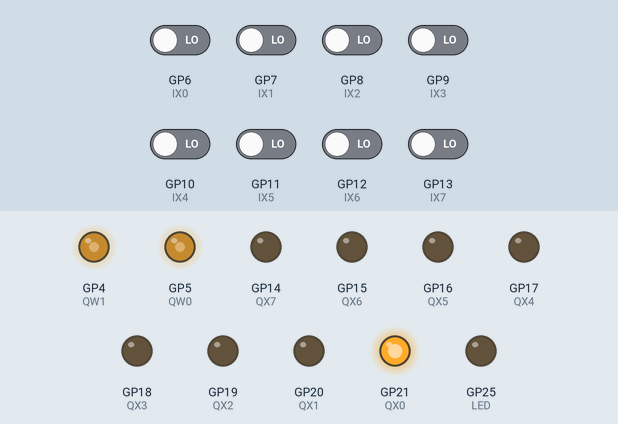
This program was run on a simulated Raspberry Pi Pico running CircuitPython. Parts: output pins drawn as LEDs (lit = HIGH). The inputs (shaded band) are chosen by the test bench; at power-on: GP6 (IX0), GP7 (IX1), GP8 (IX2), GP9 (IX3), GP10 (IX4), GP11 (IX5), GP12 (IX6), GP13 (IX7) LOW. What the program prints to the serial console is not drawn.

Above: at 0.06 s.
At 0.66 s:
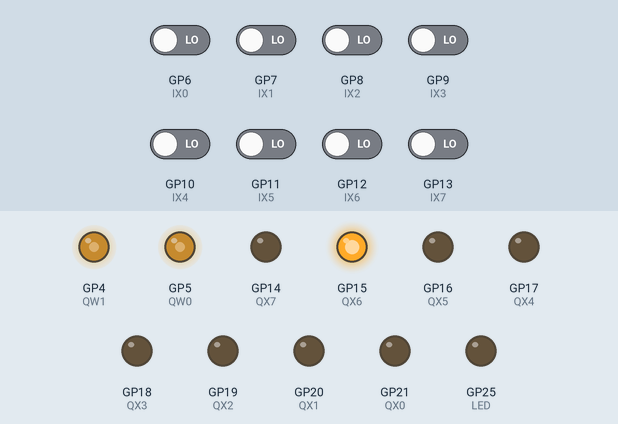
At 1.3 s:
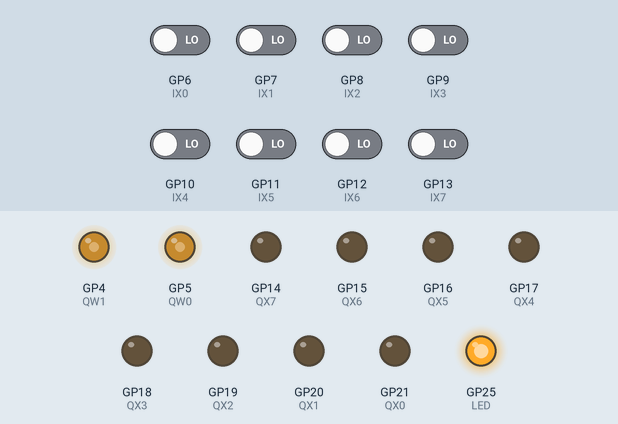
At 2.56 s:
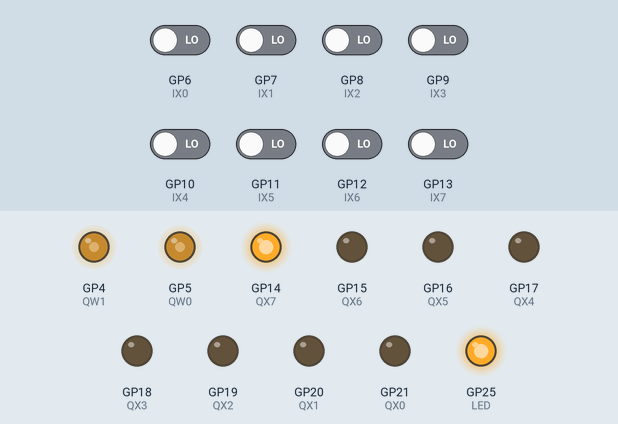
At 3.96 s:
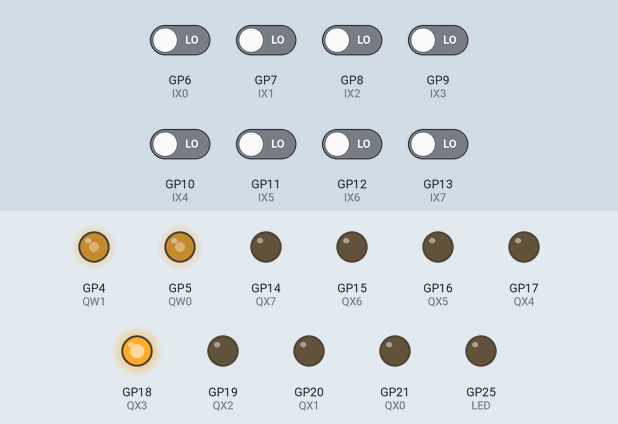
At 6.7 s:
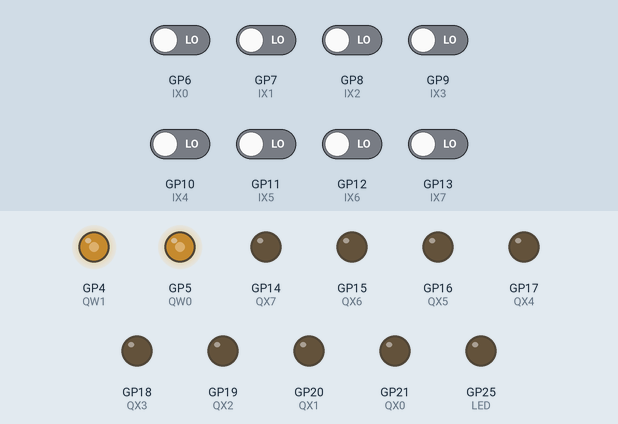
Timing chart, 0 to 8.3 s (numbered marks = the images above):
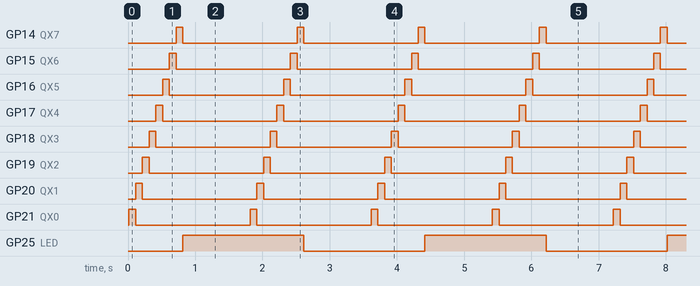

The program:

code.py
```python
# basic template for using the Pico as a Programmable Logic controller
import time

# Pico digital I/O mapping file as per the diagram Pico-OpenPLC-A4-Pinout.pdf
import iomapping as IO


# roll through the outputs and toggle the respective output


def pollOut1(delay):
    for i in range(8):
        port = f"IO.QX{i}"
        fnc = eval(port)
        fnc.value = True
        time.sleep(delay)
        fnc.value = False

# roll through the outputs and toggle the respective output


def pollOut(delay):

    IO.QX0.value = True
    time.sleep(delay)
    IO.QX0.value = False

    IO.QX1.value = True
    time.sleep(delay)
    IO.QX1.value = False

    IO.QX2.value = True
    time.sleep(delay)
    IO.QX2.value = False

    IO.QX3.value = True
    time.sleep(delay)
    IO.QX3.value = False

    IO.QX4.value = True
    time.sleep(delay)
    IO.QX4.value = False

    IO.QX5.value = True
    time.sleep(delay)
    IO.QX5.value = False

    IO.QX6.value = True
    time.sleep(delay)
    IO.QX6.value = False

    IO.QX7.value = True
    time.sleep(delay)
    IO.QX7.value = False

# scan inputs and toggle the respective output twice


def pollIn():
    toggle = False
    # scan through the inputs
    for i in range(8):
        port = f"IO.IX{i}"
        fnc = eval(port)
        # if the input is high toggle the out twice
        if fnc.value:
            port = f"IO.QX{i}"
            fnc = eval(port)
            fnc.value = True
            time.sleep(0.2)
            fnc.value = False
            fnc.value = True
            time.sleep(0.2)
            fnc.value = False
            toggle = True
            time.sleep(0.2)

    return toggle


# ========== main ==========
flag = True
while True:

    # keep scanning whilst there is an input
    flag = pollIn()

    if not flag:
        # pollOut(0.2)
        pollOut1(0.1)

# these lines used to confirm code is running in the loop
    IO.LED.value = not IO.LED.value
    time.sleep(1.0)
```

iomapping.py
```python
'''
    Pico I/O mapping as a Programmable Logic controller
    This file provides the digital input and output mapping

    I/O mapping file as per the diagram Pico-OpenPLC-A4-Pinout.pdf
'''
import board
import digitalio
import pwmio
import analogio
import busio
import usb_cdc


# uart = usb_cdc.console
UART = usb_cdc.data

# ---- picoPLC addtional I/O MAPPING
ONEWIRE = board.GP22

# onboard led used for runtime activity
LED = digitalio.DigitalInOut(board.LED)
LED.direction = digitalio.Direction.OUTPUT


# analogue outputs & PWM - defaults to 1KHz
QW0 =  pwmio.PWMOut(board.GP5, duty_cycle=2 ** 15, frequency=1000)
QW1 = pwmio.PWMOut(board.GP4, duty_cycle=2 ** 15, frequency=1000)
PWM1 = AOUT1 = QW0
PWM2 = AOUT2 = QW1

# analogue inputs
IW0 = analogio.AnalogIn(board.GP26)
IW1 = analogio.AnalogIn(board.GP27)
IW2 = analogio.AnalogIn(board.GP28)
ADC0 = IW0
ADC1 = IW1
ADC2 = IW2

# I2C & UART
SDA = TX = board.GP0 # data out
SCL = RX = board.GP1 # data in
# SPI
SPI_RX  = board.GP0
SPI_CS  = board.GP1
SPI_SCK = board.GP2
SPI_TX  = board.GP3

# setup the I2C interface - default 400KHz
try:
    I2C = busio.I2C(SCL, SDA, frequency=1000000)
    while not I2C.try_lock(): pass
    print("I2C addresses found:", [hex(device_address) for device_address in I2C.scan()])
    I2C.unlock()
except:
    print("No I2C device attached")

# ----- define the inputs and outputs
# INPUT I/O
IX0 = digitalio.DigitalInOut(board.GP6)
IX1 = digitalio.DigitalInOut(board.GP7)
IX2 = digitalio.DigitalInOut(board.GP8)
IX3 = digitalio.DigitalInOut(board.GP9)
IX4 = digitalio.DigitalInOut(board.GP10)
IX5 = digitalio.DigitalInOut(board.GP11)
IX6 = digitalio.DigitalInOut(board.GP12)
IX7 = digitalio.DigitalInOut(board.GP13)

IX0.direction = digitalio.Direction.INPUT
IX0.pull = digitalio.Pull.DOWN
IX1.direction = digitalio.Direction.INPUT
IX1.pull = digitalio.Pull.DOWN
IX2.direction = digitalio.Direction.INPUT
IX2.pull = digitalio.Pull.DOWN
IX3.direction = digitalio.Direction.INPUT
IX3.pull = digitalio.Pull.DOWN
IX4.direction = digitalio.Direction.INPUT
IX4.pull = digitalio.Pull.DOWN
IX5.direction = digitalio.Direction.INPUT
IX5.pull = digitalio.Pull.DOWN
IX6.direction = digitalio.Direction.INPUT
IX6.pull = digitalio.Pull.DOWN
IX7.direction = digitalio.Direction.INPUT
IX7.pull = digitalio.Pull.DOWN

# OUTPUT I/O
QX0 = digitalio.DigitalInOut(board.GP21)
QX1 = digitalio.DigitalInOut(board.GP20)
QX2 = digitalio.DigitalInOut(board.GP19)
QX3 = digitalio.DigitalInOut(board.GP18)
QX4 = digitalio.DigitalInOut(board.GP17)
QX5 = digitalio.DigitalInOut(board.GP16)
QX6 = digitalio.DigitalInOut(board.GP15)
QX7 = digitalio.DigitalInOut(board.GP14)

QX0.direction = digitalio.Direction.OUTPUT
QX1.direction = digitalio.Direction.OUTPUT
QX2.direction = digitalio.Direction.OUTPUT
QX3.direction = digitalio.Direction.OUTPUT
QX4.direction = digitalio.Direction.OUTPUT
QX5.direction = digitalio.Direction.OUTPUT
QX6.direction = digitalio.Direction.OUTPUT
QX7.direction = digitalio.Direction.OUTPUT
```

Measured:
- by itself, GP25 (LED): alternates HIGH for 1.8 s and LOW for 1.8 s
- by itself, GP14 (QX7), GP15 (QX6), GP16 (QX5), GP17 (QX4), GP18 (QX3), GP19 (QX2), GP20 (QX1), GP21 (QX0): alternates HIGH for 0.10 s and LOW for 1.7 s
- by itself, everything shown: repeats every 3.6 s, in 18 steps
